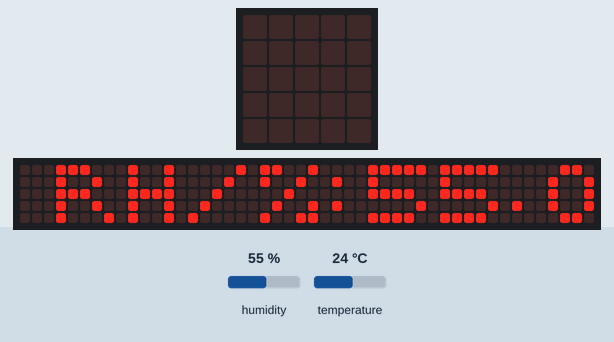
Bench run of a program on a simulated BBC micro:bit running MicroPython. Parts: the board's 5×5 LED display, a strip that is not on the board, showing the scrolling text unrolled. The inputs (shaded band) are chosen by the test bench; at power-on: humidity 55 %, temperature 24 °C. The 48×5 strip is a reading aid, not a part: it shows the text the display is scrolling, unrolled, one strip-width of it at a time.

Above: at 15.07 s.
15.3 s: humidity set to 22 %
At 23.88 s:
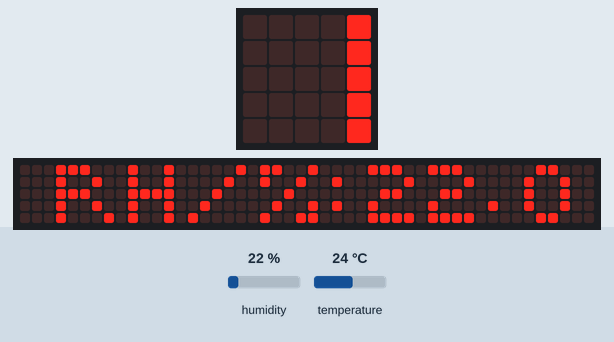
27.4 s: temperature set to 12 °C
At 39.1 s:
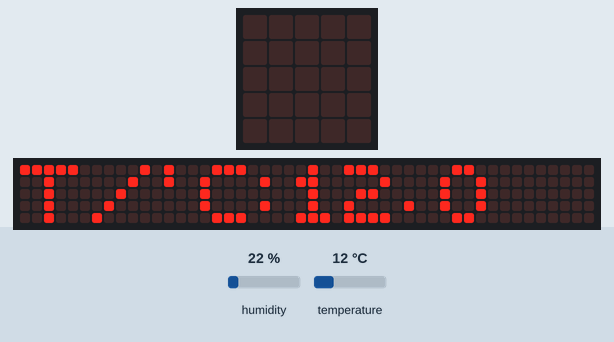
39.5 s: temperature set to 19 °C
At 47.63 s:
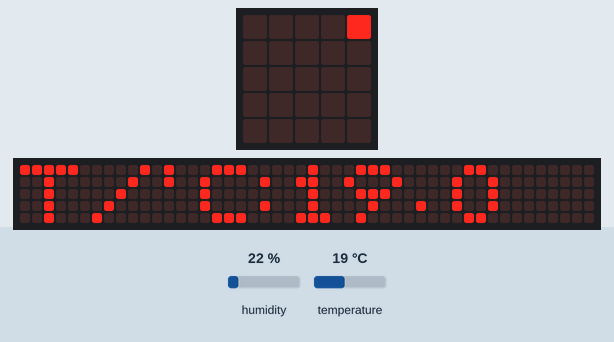
51.6 s: temperature set to 28 °C
At 63.33 s:
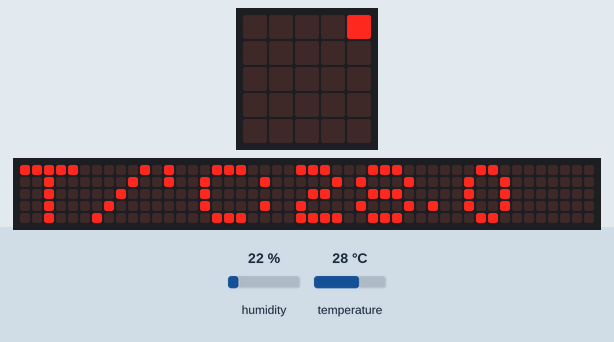

The program:

main.py
```python
from microbit import *
from SHT3x import *


i2c.init(freq = 20000, sda = pin20, scl = pin19)


sht3x = SHT3x(i2c, 0x44)
sht3x.reset()


while(True):
    sht3x.measure()
    t, rh = sht3x.read()
    display.scroll("T/'C:" + str("%2.1f" %t) + "   RH/%:" + str("%2.1f" %rh))
    sleep(1000)
```

SHT3x.py
```python
from micropython import const


polynomial = const(0x31)


class SHT3x:
    def __init__(self, _i2c, _addr):
        self.i2c  = _i2c
        self.addr = _addr


    def reset(self):
        self.i2c.write(self.addr, bytearray([0x30, 0xA2]))


    def measure(self):
        self.i2c.write(self.addr, bytearray([0x2C, 0x06]))


    def read(self):
        raw_data = self.i2c.read(self.addr,  6)

        if (self.crc8(raw_data[0:2]) != raw_data[2]) or (self.crc8(raw_data[3:5]) != raw_data[5]):
            raise RuntimeError('SHT3x: CRC mismatch!')

        t = (-45 + (175 * ((raw_data[0] << 8) + raw_data[1])  / 65535.0))
        rh = (100 * ((raw_data[3] << 8) + raw_data[4]) / 65535.0)
        return (t, rh)


    def crc8(self, buf):
        crc = 0xff;
        for i in range(0, len(buf)):
            crc ^= buf[i]
            for j in range(8):
                if crc & 0x80:
                    crc = ((crc << 1) ^ polynomial)
                else:
                    crc = (crc << 1)
        return (crc & 0xff)
```

Measured:
- what the display in image 2 shows lasts 0.9 s, from 38.5 s to 39.4 s
